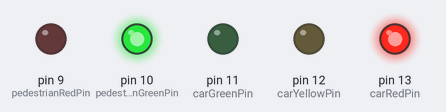
Recording of a sketch running on a simulated Arduino Uno, built with avr-gcc and run on an emulated ATmega328P. On the bench: output pins drawn as LEDs (lit = HIGH).

Above: at 0.1 s.
At 8.58 s:
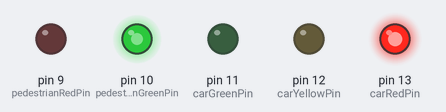
At 16.3 s:
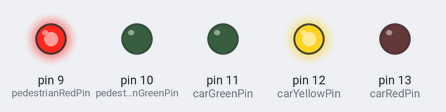
At 25.98 s:
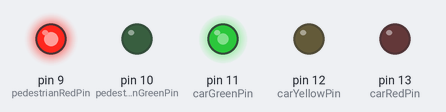
At 36.7 s:
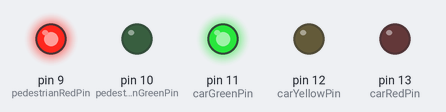
Timing chart, 0 to 40.0 s (numbered marks = the images above):
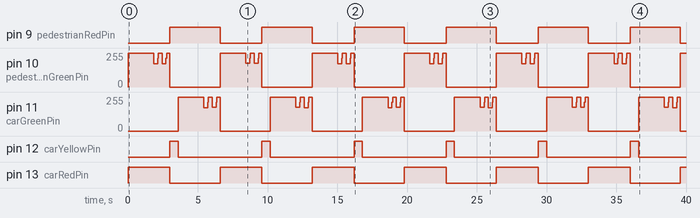

The sketch:

traffic_light.ino
```cpp
const int carRedPin = 13;
const int carYellowPin = 12;
const int carGreenPin = 11;
const int pedestrianRedPin = 9;
const int pedestrianGreenPin = 10;

enum TrafficLightState {
  CAR_RED,
  CAR_YELLOW,
  CAR_GREEN,
};

TrafficLightState currentState = CAR_RED;

unsigned int previousMillis = 0;
const int carRedDuration = 3000;
const int carYellowDuration = 600;
const int carGreenDuration = 3000;

void setTrafficLights(bool carRed,
                      bool carYellow,
                      bool carGreen,
                      bool pedestrianRed,
                      bool pedestrianGreen) {
  digitalWrite(carRedPin, carRed);
  digitalWrite(carYellowPin, carYellow);
  digitalWrite(carGreenPin, carGreen);
  digitalWrite(pedestrianRedPin, pedestrianRed);
  digitalWrite(pedestrianGreenPin, pedestrianGreen);
}

void setup() {
  pinMode(carRedPin, OUTPUT);
  pinMode(carYellowPin, OUTPUT);
  pinMode(carGreenPin, OUTPUT);
  pinMode(pedestrianRedPin, OUTPUT);
  pinMode(pedestrianGreenPin, OUTPUT);
}

void loop() {
  unsigned long currentMillis = millis();

  switch (currentState) {
    case CAR_RED:
      setTrafficLights(true, false, false, false, true);

      if (currentMillis - previousMillis >= carRedDuration) {
        currentState = CAR_YELLOW;
        previousMillis = currentMillis;
      }

      if (currentMillis - previousMillis >= carRedDuration - 1500) {
        setTrafficLights(true, false, false, false, (currentMillis / 300) % 2);
      }
      break;

    case CAR_YELLOW:
      setTrafficLights(false, true, false, true, false);

      if (currentMillis - previousMillis >= carYellowDuration) {
        currentState = CAR_GREEN;
        previousMillis = currentMillis;
      }
      break;

    case CAR_GREEN:
      setTrafficLights(false, false, true, true, false);

      if (currentMillis - previousMillis >= carGreenDuration) {
        currentState = CAR_RED;
        previousMillis = currentMillis;
      }

      if (currentMillis - previousMillis >= carGreenDuration - 1500) {
        setTrafficLights(false, false, (currentMillis / 300) % 2, true, false);
      }
      break;
  }
}
```

Measured:
- by itself, pin 9 (pedestrianRedPin): alternates HIGH for 3.6 s and LOW for 3.0 s
- by itself, pin 12 (carYellowPin): alternates HIGH for 0.60 s and LOW for 6.0 s
- by itself, pin 13 (carRedPin): alternates HIGH for 3.0 s and LOW for 3.6 s
